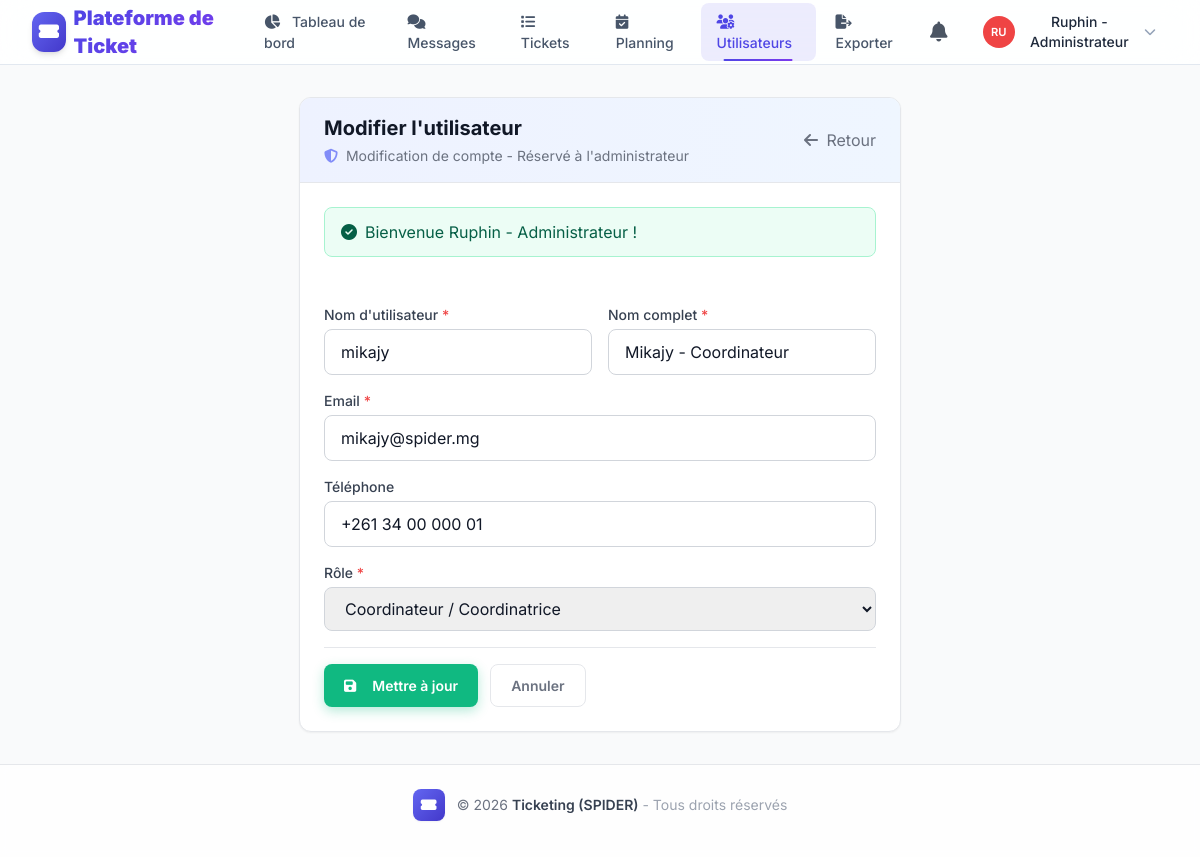
/index.php?page=users&action=edit&id=2 (signed in), run on the app's committed database.
### tables this page shows
CREATE TABLE `users` (
    `id` INT NOT NULL AUTO_INCREMENT,
    `username` VARCHAR(50) NOT NULL UNIQUE,
    `email` VARCHAR(100) NOT NULL UNIQUE,
    `password` VARCHAR(255) NOT NULL,
    `full_name` VARCHAR(100) NOT NULL,
    `phone` VARCHAR(20) DEFAULT NULL,
    `role` ENUM(
        'admin',
        'coordinateur',
        'responsable_support_technique',
        'responsable_sav',
        'responsable_travaux',
        'commercial',
        'charge_etude_electricite',
        'charge_etude_courant_faible',
        'charge_etude_climatisation'
    ) DEFAULT 'commercial',
    `must_change_password` TINYINT(1) DEFAULT 0,
    `active` TINYINT(1) DEFAULT 1,
    `created_at` DATETIME DEFAULT CURRENT_TIMESTAMP,
    `updated_at` DATETIME DEFAULT NULL ON UPDATE CURRENT_TIMESTAMP,
    PRIMARY KEY (`id`),
    INDEX `idx_users_role` (`role`),
    INDEX `idx_users_email` (`email`)
);

### controllers/UserController.php (called while the page is built, shortened)
<?php
require_once __DIR__ . '/../includes/functions.php';
class UserController {
    private $userModel;
    public function __construct() {
        $this->userModel = new User();
    }
    public function edit() {
        $id = isset($_GET['id']) ? (int)$_GET['id'] : 0;
        $user = $this->userModel->findById($id);
        require_once __DIR__ . '/../views/users/edit.php';
    }
}
?>

### includes/functions.php (called while the page is built, shortened)
<?php
function getFlash() {
    if (isset($_SESSION['flash'])) {
        $flash = $_SESSION['flash'];
        return $flash;
    }
    return null;
}
?>

### config/database.php (called while the page is built, shortened)
<?php
class Database {
    private static $instance = null;
    private $pdo;
    private function __construct() {
        try {
            $dsn = 'mysql:host=' . DB_HOST . ';dbname=' . DB_NAME . ';charset=utf8mb4';
            $this->pdo = new PDO($dsn, DB_USER, DB_PASS);
            $this->pdo->setAttribute(PDO::ATTR_ERRMODE, PDO::ERRMODE_EXCEPTION);
            $this->pdo->setAttribute(PDO::ATTR_DEFAULT_FETCH_MODE, PDO::FETCH_ASSOC);
            $this->pdo->setAttribute(PDO::ATTR_EMULATE_PREPARES, false);
        } catch (PDOException $e) {
            die('Erreur de connexion : ' . $e->getMessage());
        }
    }
    public static function getInstance() {
        if (self::$instance === null) {
            self::$instance = new self();
        }
        return self::$instance;
    }
    public function query($sql, $params = []) {
        $stmt = $this->pdo->prepare($sql);
        foreach ($params as $key => $value) {
            if (is_int($value)) {
                $stmt->bindValue($key + 1, $value, PDO::PARAM_INT);
            } elseif (is_null($value)) {
                $stmt->bindValue($key + 1, null, PDO::PARAM_NULL);
            } else {
                $stmt->bindValue($key + 1, $value);
            }
        }
        $stmt->execute();
        return $stmt;
    }
    public function fetch($sql, $params = []) {
        return $this->query($sql, $params)->fetch();
    }
}
?>

### models/Database.php (called while the page is built, shortened)
<?php
require_once __DIR__ . '/../config/database.php';
class Model {
    protected $db;
    protected $table;
    public function __construct() {
        $this->db = Database::getInstance();
    }
    public function findById($id) {
        return $this->db->fetch("SELECT * FROM {$this->table} WHERE id = ?", [$id]);
    }
}
?>

### views/users/edit.php (the view, shortened to what this page needs)
<?php require_once __DIR__ . '/../../includes/header.php'; ?>
<?php require_once __DIR__ . '/../../includes/navbar.php'; ?>
<div class="max-w-3xl mx-auto px-4 sm:px-6 lg:px-8 py-8">
    <div class="bg-white rounded-xl shadow-sm border border-gray-200 overflow-hidden">
        <div class="px-6 py-4 bg-gradient-to-r from-indigo-50 to-blue-50 border-b border-gray-200">
            <div class="flex justify-between items-center">
                <div>
                    <h1 class="text-xl font-bold text-gray-900">
                        Modifier l'utilisateur
                    </h1>
                    <p class="text-sm text-gray-500 mt-1">
                        <i class="fas fa-shield-alt text-indigo-400 mr-1"></i>
                        Modification de compte - Réservé à l'administrateur
                    </p>
                </div>
                <a href="index.php?page=users" class="text-gray-500 hover:text-gray-700">
                    <i class="fas fa-arrow-left mr-1"></i> Retour
                </a>
            </div>
        </div>
        <?php $flash = getFlash(); if ($flash): ?>
        <div class="m-6 p-4 rounded-lg flash-message flash-<?= $flash['type'] ?>">
            <i class="fas fa-<?= $flash['type'] === 'success' ? 'check-circle' : ($flash['type'] === 'danger' ? 'exclamation-circle' : 'info-circle') ?>"></i>
            <?= htmlspecialchars($flash['message']) ?>
        </div>
        <?php endif; ?>
        <form method="POST" class="p-6 space-y-4">
            <div class="grid grid-cols-1 md:grid-cols-2 gap-4">
                <div>
                    <label class="block text-sm font-medium text-gray-700">
                        Nom d'utilisateur <span class="text-red-500">*</span>
                    </label>
                    <input type="text" name="username" value="<?= htmlspecialchars($user['username']) ?>" required
                           class="mt-1 w-full px-4 py-2.5 border border-gray-300 rounded-lg focus:ring-2 focus:ring-indigo-500 focus:border-transparent transition">
                </div>
                <div>
                    <label class="block text-sm font-medium text-gray-700">
                        Nom complet <span class="text-red-500">*</span>
                    </label>
                    <input type="text" name="full_name" value="<?= htmlspecialchars($user['full_name']) ?>" required
                           class="mt-1 w-full px-4 py-2.5 border border-gray-300 rounded-lg focus:ring-2 focus:ring-indigo-500 focus:border-transparent transition">
                </div>
            </div>
            <div>
                <label class="block text-sm font-medium text-gray-700">
                    Email <span class="text-red-500">*</span>
                </label>
                <input type="email" name="email" value="<?= htmlspecialchars($user['email']) ?>" required
                       class="mt-1 w-full px-4 py-2.5 border border-gray-300 rounded-lg focus:ring-2 focus:ring-indigo-500 focus:border-transparent transition">
            </div>
            <div>
                <label class="block text-sm font-medium text-gray-700">Téléphone</label>
                <input type="tel" name="phone" value="<?= htmlspecialchars($user['phone'] ?? '') ?>"
                       class="mt-1 w-full px-4 py-2.5 border border-gray-300 rounded-lg focus:ring-2 focus:ring-indigo-500 focus:border-transparent transition">
            </div>
            <div>
                <label class="block text-sm font-medium text-gray-700">
                    Rôle <span class="text-red-500">*</span>
                </label>
                <select name="role" required class="mt-1 w-full px-4 py-2.5 border border-gray-300 rounded-lg focus:ring-2 focus:ring-indigo-500 focus:border-transparent transition">
                    <optgroup label="🤝 Coordination">
                        <option value="coordinateur" <?= $user['role'] === 'coordinateur' ? 'selected' : '' ?>>Coordinateur / Coordinatrice</option>
                    </optgroup>
                </select>
            </div>
            <div class="flex space-x-3 pt-4 border-t">
                <button type="submit" class="btn btn-success">
                    <i class="fas fa-save mr-2"></i>Mettre à jour
                </button>
                <a href="index.php?page=users" class="btn btn-outline">
                    Annuler
                </a>
            </div>
        </form>
    </div>
</div>
<?php require_once __DIR__ . '/../../includes/footer.php'; ?>

### assets/css/app.css (style rules this page uses)
:root { --primary: #4F46E5; --primary-dark: #4338CA; --primary-light: #818CF8; --primary-gradient: linear-gradient(135deg, #4F46E5 0%, #7C3AED 100%); --secondary: #0EA5E9; --success: #10B981; --warning: #F59E0B; --danger: #EF4444; --info: #3B82F6; --bg-primary: #F8FAFC; --bg-secondary: #FFFFFF; --bg-tertiary: #F1F5F9; --bg-card: #FFFFFF; --bg-hover: #F1F5F9; --bg-input: #FFFFFF; --bg-glass: rgba(255, 255, 255, 0.85); --text-primary: #0F172A; --text-secondary: #1E293B; --text-tertiary: #475569; --text-muted: #94A3B8; --text-inverse: #FFFFFF; --border-color: #E2E8F0; --border-light: #F1F5F9; --border-hover: #CBD5E1; --shadow-xs: 0 1px 2px rgba(0,0,0,0.03); --shadow-sm: 0 1px 3px rgba(0,0,0,0.06); --shadow: 0 4px 6px -1px rgba(0,0,0,0.07); --shadow-md: 0 8px 12px -4px rgba(0,0,0,0.08); --shadow-lg: 0 16px 24px -6px rgba(0,0,0,0.10); --shadow-xl: 0 24px 32px -8px rgba(0,0,0,0.12); --shadow-2xl: 0 32px 48px -12px rgba(0,0,0,0.15); --radius-xs: 4px; --radius-sm: 8px; --radius: 12px; --radius-lg: 16px; --radius-xl: 20px; --radius-full: 9999px; --transition-fast: 0.15s cubic-bezier(0.4, 0, 0.2, 1); --transition: 0.3s cubic-bezier(0.4, 0, 0.2, 1); --transition-slow: 0.5s cubic-bezier(0.4, 0, 0.2, 1); --transition-bounce: 0.5s cubic-bezier(0.34, 1.56, 0.64, 1); }
*, *::before, *::after { margin: 0; padding: 0; box-sizing: border-box; }
html { scroll-behavior: smooth; }
body { font-family: 'Inter', -apple-system, BlinkMacSystemFont, sans-serif; background: var(--bg-primary); color: var(--text-primary); line-height: 1.6; min-height: 100vh; -webkit-font-smoothing: antialiased; -moz-osx-font-smoothing: grayscale; }
.btn { display: inline-flex; align-items: center; justify-content: center; gap: 0.5rem; padding: 0.625rem 1.25rem; border: none; border-radius: var(--radius-sm); font-weight: 600; font-size: 0.875rem; transition: all var(--transition-bounce); cursor: pointer; text-decoration: none; position: relative; overflow: hidden; }
.btn::after { content: ''; position: absolute; inset: 0; background: rgba(255,255,255,0); transition: background var(--transition); }
.btn-success { background: var(--success); color: white; box-shadow: 0 4px 12px rgba(16, 185, 129, 0.3); }
.btn-outline { background: transparent; color: var(--text-tertiary); border: 1.5px solid var(--border-color); }
.flash-message { padding: 1rem 1.25rem; border-radius: var(--radius); margin-bottom: 1rem; display: flex; align-items: center; gap: 0.75rem; animation: slideDown 0.5s cubic-bezier(0.34, 1.56, 0.64, 1); border: 1px solid transparent; }
.flash-success { background: #ECFDF5; color: #065F46; border-color: #A7F3D0; }

### includes/header.php (style rules this page uses)
.font-inter { font-family: 'Inter', sans-serif; }

### views/users/edit.php (style rules this page uses)
.btn { display: inline-flex; align-items: center; justify-content: center; gap: 0.5rem; padding: 0.625rem 1.25rem; border: none; border-radius: 0.5rem; font-weight: 600; font-size: 0.875rem; transition: all 0.3s cubic-bezier(0.34, 1.56, 0.64, 1); cursor: pointer; text-decoration: none; }
.btn-success { background: #10B981; color: white; }
.btn-outline { background: transparent; color: #6B7280; border: 1.5px solid #E5E7EB; }
.flash-message { padding: 0.75rem 1rem; border-radius: 0.5rem; display: flex; align-items: center; gap: 0.5rem; animation: slideDown 0.4s ease-out; }
.flash-success { background: #ecfdf5; border: 1px solid #a7f3d0; color: #065f46; }

### data on the page
users: username "mikajy", full_name "Mikajy - Coordinateur", email "mikajy@spider.mg", phone "+261 34 00 000 01", role "Coordinateur / Coordinatrice"

### other printed values
substr($_SESSION['user_name'] ?? 'U', 0, 2) "RU"
$_SESSION['user_name'] "Ruphin - Administrateur"
$flash['message'] "Bienvenue Ruphin - Administrateur !"
